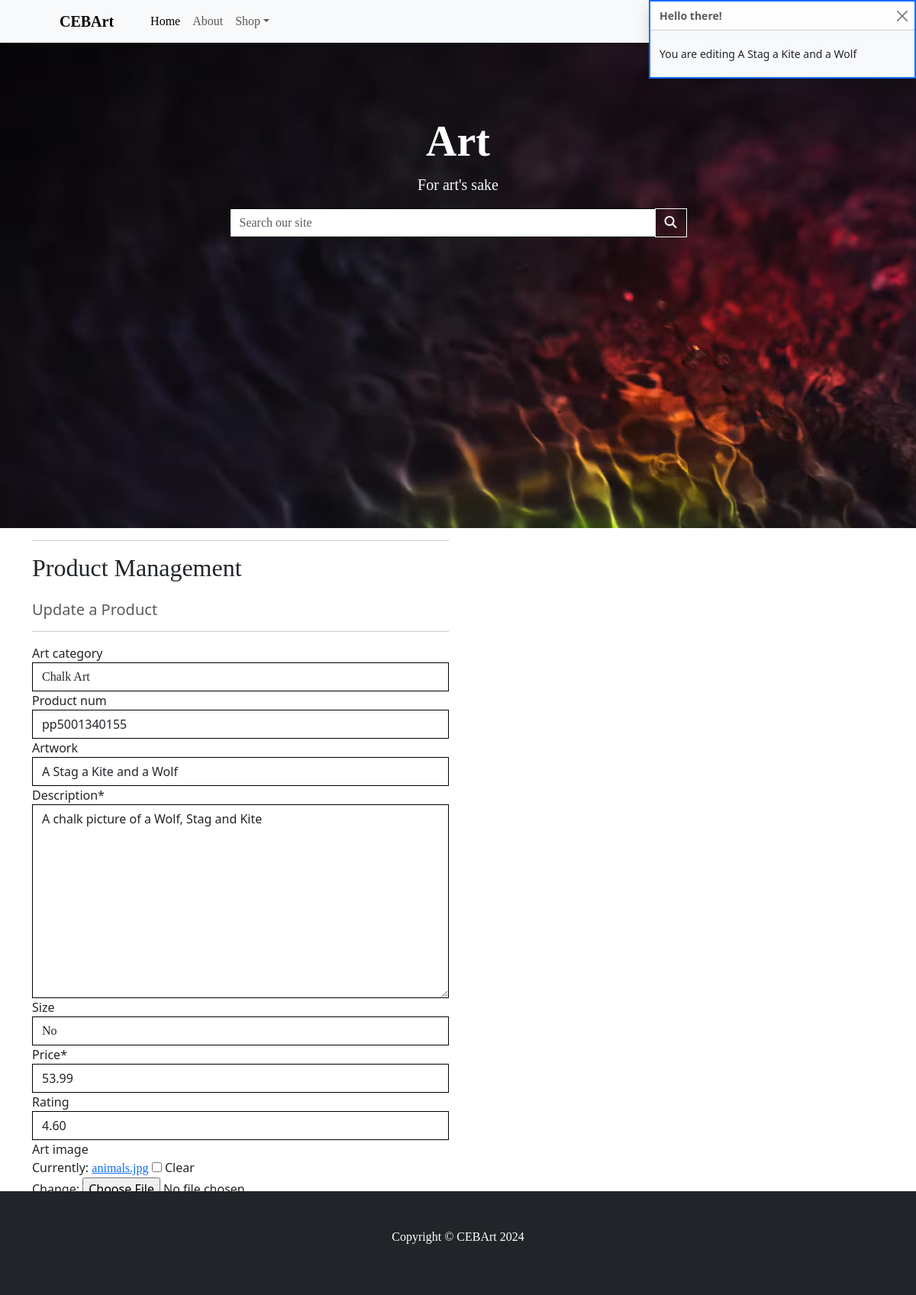
/products/update/1/ (signed in), run on an earlier commit of the app's database.
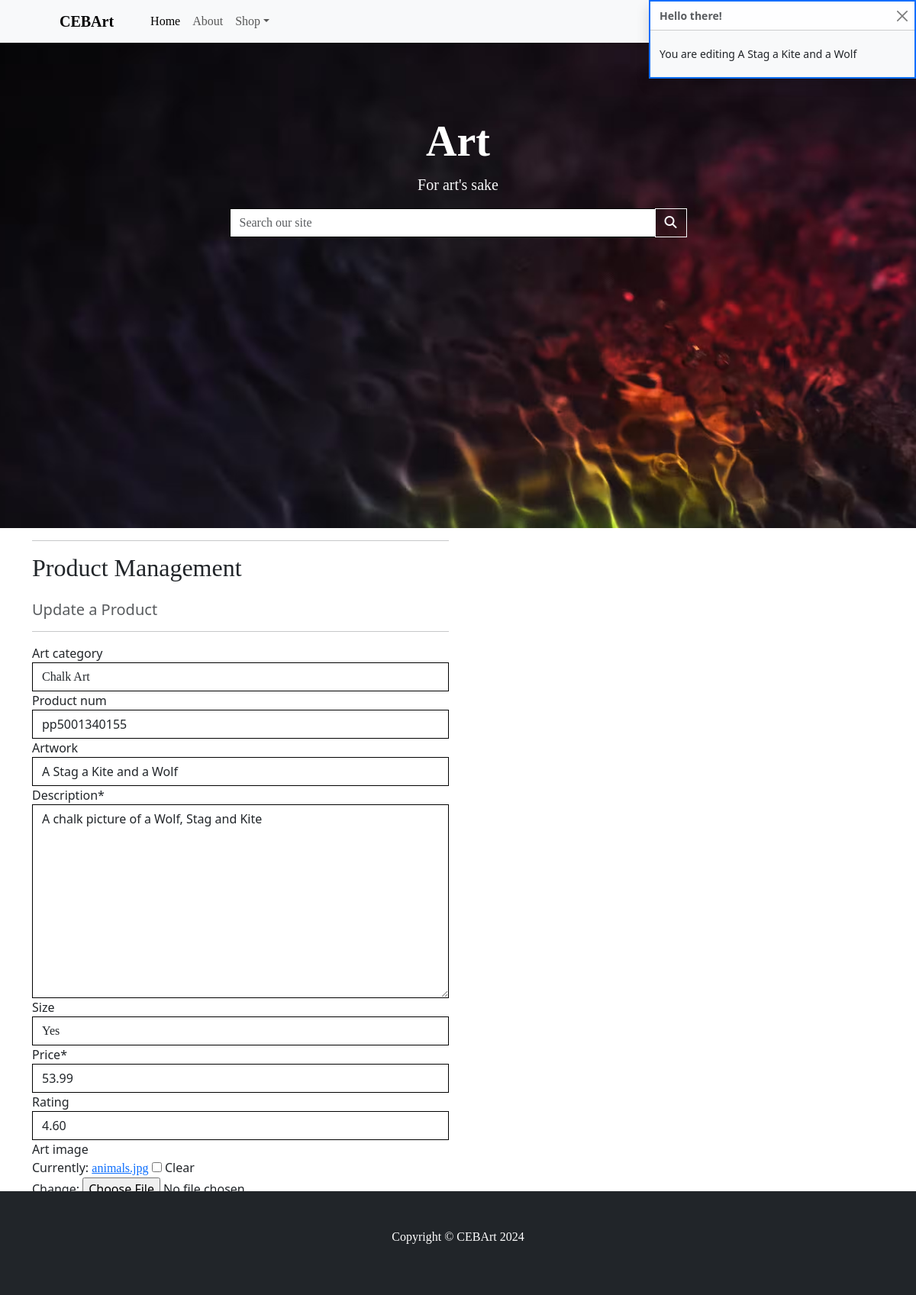
And on a later commit of the database.
### products/models.py (models this page shows, shortened)
class Product(models.Model):
    art_category = models.ForeignKey('Category', null=True, blank=True, on_delete=models.SET_NULL)
    product_num = models.CharField(max_length=80, null=True, blank=True)
    artwork = models.CharField(max_length=100, null=True, blank=True)
    description = models.TextField()
    size = models.BooleanField(default=False, null=True, blank=True)
    price = models.DecimalField(max_digits=6, decimal_places=2)
    rating = models.DecimalField(max_digits=6, decimal_places=2, null=True, blank=True)
    art_image = models.ImageField(null=True, blank=True)

### products/views.py (the view)
# urls.py: path('update/<int:product_id>/', views.update_product, name='update_product'),
@login_required
def update_product(request, product_id):
    if not request.user.is_superuser:
        messages.error(request, 'Sorry, only store owners can do that.')
        return redirect(reverse('home'))
    product = get_object_or_404(Product, pk=product_id)
    if request.method == 'POST':
        form = ProductForm(request.POST, request.FILES, instance=product)
        if form.is_valid():
            form.save()
            messages.success(request, 'Successfully updated product!')
            return redirect(reverse('artwork_details', args=[product.id]))
        else:
            messages.error(request, 'Failed to update product. Please ensure the form is valid.')
    else:
        form = ProductForm(instance=product)
        messages.info(request, f'You are editing {product.artwork}')
    template = 'products/update_product.html'
    context = {
        'form': form,
        'product': product,
    }
    return render(request, template, context)

### products/forms.py
class ProductForm(forms.ModelForm):
    class Meta:
        model = Product
        fields = '__all__'
    Image = forms.ImageField(label='Image', required=False, widget=CustomClearableFileInput)
    def __init__(self, *args, **kwargs):
        super().__init__(*args, **kwargs)
        categories = Category.objects.all()
        friendly_names = [(category.id, category.get_friendly_name())
                          for category in categories]
        self.fields['art_category'].choices = friendly_names
        for field_name, field in self.fields.items():
            field.widget.attrs['class'] = 'border-black rounded-0'

### products/models.py (called while the page is built)
    def get_friendly_name(self):
        return self.friendly_name

### shop_cart/contexts.py (called while the page is built, shortened)
def cart_contents(request):
    cart_items = []
    total = 0
    product_count = 0
    delivery = 0
    grand_total = 0
    cart = request.session.get('cart', {})
    if total:
        delivery = total * Decimal(settings.STANDARD_DELIVERY_PERCENTAGE / 100)
        grand_total = delivery + total
    context = {
        'cart_items': cart_items,
        'total': total,
        'product_count': product_count,
        'delivery': delivery,
        'grand_total': grand_total,
    }
    return context

### products/templates/products/update_product.html (shortened to what this page needs)
{% extends "base.html" %}
{% load static %}
{% block content %}
    <div class="container">
        <div class="row">
            <div class="col-12 col-md-6">
                <hr>
                <h2 class="logo-font mb-4">Product Management</h2>
                <h5 class="text-muted">Update a Product</h5>
                <hr>
            </div>
        </div>
        <div class="row">
            <div class="col-12 col-md-6">
                <form method="POST" action="{% url 'update_product' product.id %}" class="form mb-2" enctype="multipart/form-data">
                    {% for field in form %}
                        {% if field.name != 'image' %}
                            {{ field | as_crispy_field }}
                        {% else %}
                            {{ field }}
                        {% endif %}
                    {% endfor %}
                    <div class="text-end">
                        <a class="btn btn-outline-dark rounded-0" href="{% url 'products' %}">Cancel</a>
                        <button class="btn btn-dark rounded-0" type="submit">Update Product</button>
                    </div>
                </form>
            </div>
        </div>
    </div>
{% endblock %}

What changed in the data, as far as the page shows it:
changed Product "Chalk Art": size "No" → "Yes"
